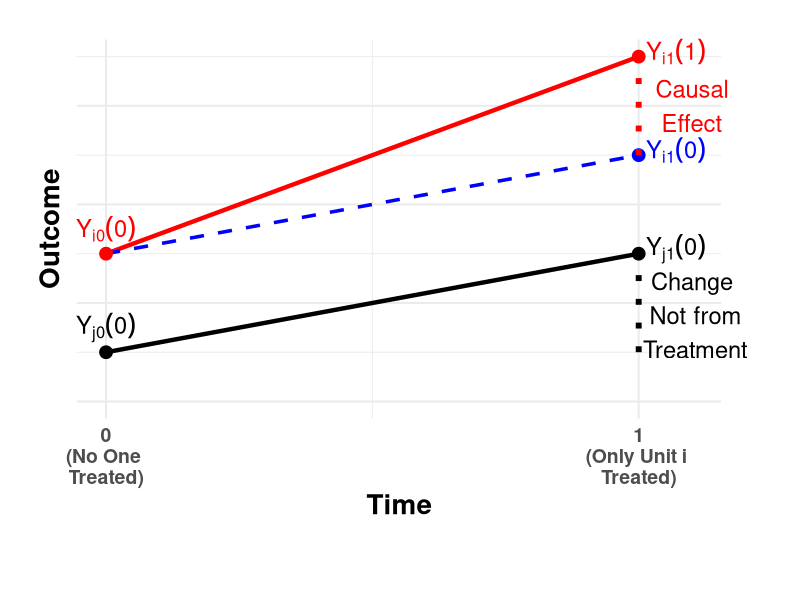

This figure's R source:
# Load necessary libraries
library(ggplot2)


# Define the data points
data <- data.frame(
  unit = c("i", "i", "j", "j"),
  time = c(0, 1, 0, 1),
  treated = c(TRUE, TRUE, FALSE, FALSE),
  outcome = c(3, 7, 1, 3)
)

# Add counterfactual for unit i at time 1 (Y_i1(0))
counterfactual <- data.frame(
  unit = "i_cf",
  time = 1,
  treated = FALSE,
  outcome = 5 # following the parallel trend
)

# Combine all data
full_data <- rbind(data, counterfactual)
# Load necessary library
library(ggplot2)

# Base plot with increased margins
p <- ggplot() +
  # Control unit line
  geom_line(data = subset(full_data, unit == "j"),
            aes(x = time, y = outcome),
            color = "black", size = 1.5) +
  # Treated unit line
  geom_line(data = subset(full_data, unit == "i"),
            aes(x = time, y = outcome),
            color = "red", size = 1.5) +
  # Dashed counterfactual line
  geom_line(data = data.frame(x = c(0, 1), y = c(3, 5)),
            aes(x = x, y = y), color = "blue", linetype = "dashed", size = 1.2) +
  # Points
  geom_point(data = full_data,
             aes(x = time, y = outcome, color = unit),
             size = 4) +
  # Manual colors
  scale_color_manual(values = c("i" = "red", "j" = "black", "i_cf" = "blue")) +
  # Axis labels
  scale_x_continuous(breaks = c(0, 1), labels = c("0\n(No One \nTreated)",
                                                  "1\n(Only Unit i \nTreated)")) +
  labs(x = "Time", y = "Outcome") +
  theme_minimal(base_size = 15) +
  theme(
    legend.position = "none",
    axis.title = element_text(face = "bold"),
    axis.text.x = element_text(face = "bold", size = 14),
    axis.text.y = element_blank(),
    axis.ticks = element_blank(),
    axis.title.x = element_text(size = 20),
    axis.title.y = element_text(size = 20),
    plot.margin = unit(c(1, 2, 2, 1), "cm")  # top, right, bottom, left
  ) +
  geom_segment(aes(x = 1, xend = 1, y = 5, yend = 7), color = "red", size = 2, linetype = "dotted") +
  geom_segment(aes(x = 1, xend = 1, y = 1, yend = 3), color = "black", size = 2, linetype = "dotted") +

  annotate("text", x = 1.07, y = 5.1, label = expression(Y[i1](0)), size = 6, col = "blue") +
  annotate("text", x = 1.07, y = 7.1, label = expression(Y[i1](1)), size = 6, col = "red") +
  annotate("text", x = 1.07, y = 3.1, label = expression(Y[j1](0)), size = 6, col = "black") +
  annotate("text", x = 0, y = 3.5, label = expression(Y[i0](0)), size = 6, col = "red") +
  annotate("text", x = 0, y = 1.5, label = expression(Y[j0](0)), size = 6, col = "black") +

  annotate("text", x = 1.1, y = 6,
           label = "Causal\nEffect",
           size = 6, col = "red") +
  annotate("text", x = 1.1, y = 1.75,
           label = "Change\n Not from\n Treatment",
           size = 6, col = "black") +
  coord_cartesian(clip = "off", xlim = c(0, 1.1), ylim = c(0, 7))


print(p)



